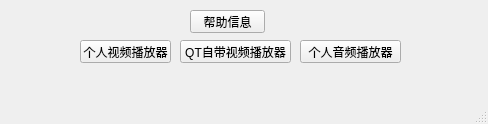
<?xml version="1.0" encoding="UTF-8"?>
<ui version="4.0">
 <class>MainWindow</class>
 <widget class="QMainWindow" name="MainWindow">
  <property name="geometry">
   <rect>
    <x>0</x>
    <y>0</y>
    <width>488</width>
    <height>124</height>
   </rect>
  </property>
  <property name="windowTitle">
   <string>个人播放器主界面 平板摄像用</string>
  </property>
  <widget class="QWidget" name="centralwidget">
   <widget class="QPushButton" name="btn_qtVideoPlayer">
    <property name="geometry">
     <rect>
      <x>180</x>
      <y>40</y>
      <width>111</width>
      <height>23</height>
     </rect>
    </property>
    <property name="text">
     <string>QT自带视频播放器</string>
    </property>
   </widget>
   <widget class="QPushButton" name="btn_myAudioPlayer">
    <property name="geometry">
     <rect>
      <x>300</x>
      <y>40</y>
      <width>101</width>
      <height>23</height>
     </rect>
    </property>
    <property name="text">
     <string>个人音频播放器</string>
    </property>
   </widget>
   <widget class="QPushButton" name="btn_myVideoPlayer">
    <property name="geometry">
     <rect>
      <x>80</x>
      <y>40</y>
      <width>91</width>
      <height>23</height>
     </rect>
    </property>
    <property name="text">
     <string>个人视频播放器</string>
    </property>
   </widget>
   <widget class="QPushButton" name="pushButton">
    <property name="geometry">
     <rect>
      <x>190</x>
      <y>10</y>
      <width>75</width>
      <height>23</height>
     </rect>
    </property>
    <property name="text">
     <string>帮助信息</string>
    </property>
   </widget>
  </widget>
  <widget class="QMenuBar" name="menubar">
   <property name="geometry">
    <rect>
     <x>0</x>
     <y>0</y>
     <width>488</width>
     <height>23</height>
    </rect>
   </property>
  </widget>
  <widget class="QStatusBar" name="statusbar"/>
 </widget>
 <resources/>
 <connections/>
</ui>
